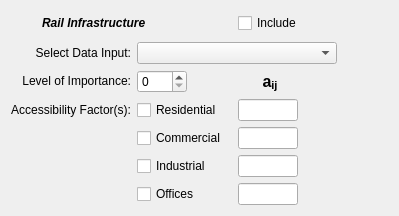
                     <widget class="QWidget" name="access_rail_widget" native="true">
                      <layout class="QGridLayout" name="gridLayout_13">
                       <item row="4" column="2">
                        <widget class="QCheckBox" name="access_rail_res">
                         <property name="text">
                          <string>Residential</string>
                         </property>
                        </widget>
                       </item>
                       <item row="3" column="4">
                        <widget class="QLabel" name="access_rail_lbl4">
                         <property name="minimumSize">
                          <size>
                           <width>60</width>
                           <height>0</height>
                          </size>
                         </property>
                         <property name="text">
                          <string>&lt;html&gt;&lt;head/&gt;&lt;body&gt;&lt;p align=&quot;center&quot;&gt;&lt;span style=&quot; font-size:12pt; font-weight:600;&quot;&gt;a&lt;/span&gt;&lt;span style=&quot; font-size:12pt; font-weight:600; vertical-align:sub;&quot;&gt;ij&lt;/span&gt;&lt;/p&gt;&lt;/body&gt;&lt;/html&gt;</string>
                         </property>
                        </widget>
                       </item>
                       <item row="2" column="6">
                        <spacer name="horizontalSpacer_54">
                         <property name="orientation">
                          <enum>Qt::Horizontal</enum>
                         </property>
                         <property name="sizeHint" stdset="0">
                          <size>
                           <width>40</width>
                           <height>20</height>
                          </size>
                         </property>
                        </spacer>
                       </item>
                       <item row="4" column="4">
                        <widget class="QLineEdit" name="access_rail_ares">
                         <property name="minimumSize">
                          <size>
                           <width>60</width>
                           <height>0</height>
                          </size>
                         </property>
                         <property name="maximumSize">
                          <size>
                           <width>60</width>
                           <height>16777215</height>
                          </size>
                         </property>
                        </widget>
                       </item>
                       <item row="7" column="5">
                        <spacer name="horizontalSpacer_55">
                         <property name="orientation">
                          <enum>Qt::Horizontal</enum>
                         </property>
                         <property name="sizeHint" stdset="0">
                          <size>
                           <width>40</width>
                           <height>20</height>
                          </size>
                         </property>
                        </spacer>
                       </item>
                       <item row="5" column="5">
                        <spacer name="horizontalSpacer_56">
                         <property name="orientation">
                          <enum>Qt::Horizontal</enum>
                         </property>
                         <property name="sizeHint" stdset="0">
                          <size>
                           <width>40</width>
                           <height>20</height>
                          </size>
                         </property>
                        </spacer>
                       </item>
                       <item row="5" column="2">
                        <widget class="QCheckBox" name="access_rail_com">
                         <property name="text">
                          <string>Commercial</string>
                         </property>
                        </widget>
                       </item>
                       <item row="4" column="5">
                        <spacer name="horizontalSpacer_57">
                         <property name="orientation">
                          <enum>Qt::Horizontal</enum>
                         </property>
                         <property name="sizeHint" stdset="0">
                          <size>
                           <width>40</width>
                           <height>20</height>
                          </size>
                         </property>
                        </spacer>
                       </item>
                       <item row="6" column="2">
                        <widget class="QCheckBox" name="access_rail_ind">
                         <property name="text">
                          <string>Industrial</string>
                         </property>
                        </widget>
                       </item>
                       <item row="6" column="5">
                        <spacer name="horizontalSpacer_58">
                         <property name="orientation">
                          <enum>Qt::Horizontal</enum>
                         </property>
                         <property name="sizeHint" stdset="0">
                          <size>
                           <width>40</width>
                           <height>20</height>
                          </size>
                         </property>
                        </spacer>
                       </item>
                       <item row="7" column="4">
                        <widget class="QLineEdit" name="access_rail_aoffices">
                         <property name="minimumSize">
                          <size>
                           <width>60</width>
                           <height>0</height>
                          </size>
                         </property>
                         <property name="maximumSize">
                          <size>
                           <width>60</width>
                           <height>16777215</height>
                          </size>
                         </property>
                        </widget>
                       </item>
                       <item row="5" column="4">
                        <widget class="QLineEdit" name="access_rail_acom">
                         <property name="minimumSize">
                          <size>
                           <width>60</width>
                           <height>0</height>
                          </size>
                         </property>
                         <property name="maximumSize">
                          <size>
                           <width>60</width>
                           <height>16777215</height>
                          </size>
                         </property>
                        </widget>
                       </item>
                       <item row="7" column="2">
                        <widget class="QCheckBox" name="access_rail_offices">
                         <property name="text">
                          <string>Offices</string>
                         </property>
                        </widget>
                       </item>
                       <item row="2" column="2" colspan="4">
                        <widget class="QComboBox" name="access_rail_data">
                         <property name="minimumSize">
                          <size>
                           <width>200</width>
                           <height>0</height>
                          </size>
                         </property>
                         <property name="maximumSize">
                          <size>
                           <width>200</width>
                           <height>16777215</height>
                          </size>
                         </property>
                        </widget>
                       </item>
                       <item row="3" column="2">
                        <widget class="QSpinBox" name="access_rail_weight">
                         <property name="minimumSize">
                          <size>
                           <width>50</width>
                           <height>0</height>
                          </size>
                         </property>
                         <property name="maximumSize">
                          <size>
                           <width>50</width>
                           <height>16777215</height>
                          </size>
                         </property>
                         <property name="maximum">
                          <number>10</number>
                         </property>
                        </widget>
                       </item>
                       <item row="2" column="0" colspan="2">
                        <widget class="QLabel" name="access_rail_lbl1">
                         <property name="text">
                          <string>&lt;html&gt;&lt;head/&gt;&lt;body&gt;&lt;p align=&quot;right&quot;&gt;Select Data Input:&lt;/p&gt;&lt;/body&gt;&lt;/html&gt;</string>
                         </property>
                        </widget>
                       </item>
                       <item row="4" column="0" colspan="2">
                        <widget class="QLabel" name="access_rail_lbl3">
                         <property name="text">
                          <string>&lt;html&gt;&lt;head/&gt;&lt;body&gt;&lt;p align=&quot;right&quot;&gt;Accessibility Factor(s):&lt;/p&gt;&lt;/body&gt;&lt;/html&gt;</string>
                         </property>
                        </widget>
                       </item>
                       <item row="3" column="0" colspan="2">
                        <widget class="QLabel" name="access_rail_lbl2">
                         <property name="text">
                          <string>&lt;html&gt;&lt;head/&gt;&lt;body&gt;&lt;p align=&quot;right&quot;&gt;Level of Importance:&lt;/p&gt;&lt;/body&gt;&lt;/html&gt;</string>
                         </property>
                        </widget>
                       </item>
                       <item row="0" column="4">
                        <widget class="QCheckBox" name="access_rail_include">
                         <property name="text">
                          <string>Include</string>
                         </property>
                        </widget>
                       </item>
                       <item row="0" column="0">
                        <widget class="QLabel" name="access_rail_icon">
                         <property name="minimumSize">
                          <size>
                           <width>25</width>
                           <height>25</height>
                          </size>
                         </property>
                         <property name="maximumSize">
                          <size>
                           <width>25</width>
                           <height>25</height>
                          </size>
                         </property>
                         <property name="text">
                          <string/>
                         </property>
                         <property name="pixmap">
                          <pixmap resource="../graphics/ubeats.qrc">:/icons/icons8-mind-map-96.png</pixmap>
                         </property>
                         <property name="scaledContents">
                          <bool>true</bool>
                         </property>
                        </widget>
                       </item>
                       <item row="0" column="1" colspan="2">
                        <widget class="QLabel" name="access_rail_title">
                         <property name="minimumSize">
                          <size>
                           <width>180</width>
                           <height>0</height>
                          </size>
                         </property>
                         <property name="text">
                          <string>&lt;html&gt;&lt;head/&gt;&lt;body&gt;&lt;p&gt;&lt;span style=&quot; font-weight:600; font-style:italic;&quot;&gt;Rail Infrastructure&lt;/span&gt;&lt;/p&gt;&lt;/body&gt;&lt;/html&gt;</string>
                         </property>
                        </widget>
                       </item>
                       <item row="6" column="4">
                        <widget class="QLineEdit" name="access_rail_aind">
                         <property name="minimumSize">
                          <size>
                           <width>60</width>
                           <height>0</height>
                          </size>
                         </property>
                         <property name="maximumSize">
                          <size>
                           <width>60</width>
                           <height>16777215</height>
                          </size>
                         </property>
                        </widget>
                       </item>
                      </layout>
                     </widget>
